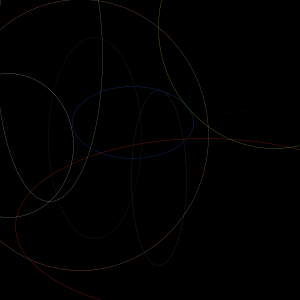
Frame 1 (no input)
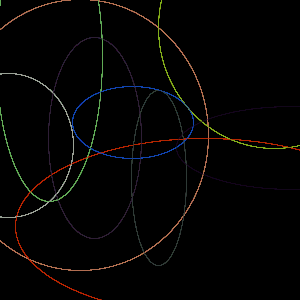
Frame 60 (the mouse pressed at the canvas centre just before this capture)
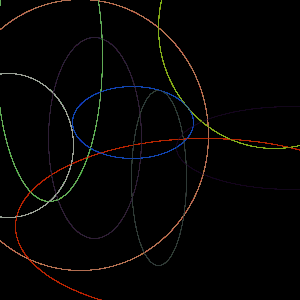
Frame 120 (the mouse held since frame 60 and released just before this capture)

The Processing sketch that drew these frames (run headless with seeded random() and noise(); from frame 60 on, the mouse is pressed at the canvas centre):

// Processing sketch: ejercicio09
// ── ejercicio09.pde
// ***********************************************
// * Alumno: Joaquin Romera                      *
// * Legajo: 24169                               *
// * Ejercicio Nro: 09                           *
// * Asignatura: Taller de Integración de tecno..*
// * Carrera: Musica y Tecnologia                *
// * Institución: UNQ                            *
// * Año: 2018                                   *
// ***********************************************

float x;
float y;
float w;
float h;
float r;
float g;
float b;

void setup(){
  colorMode(HSB);
  background(0);
  size(300,300);
  noCursor();
  smooth();
}

void draw(){
  randomSeed(6); // elijo una semilla
  for (int i = 0; i < 10; i++) {
    noFill();
    // asigno valores aleatorios
    x = random(400);
    y = random(400);
    w = random(400);
    h = random(400);
    r = random(255);
    g = random(255);
    b = random(255);
    
    // dibujo elipses con esos parametros
    strokeWeight(0.25);
    stroke(r,g,b);
    ellipse(x,y,w,h);
  }
}
